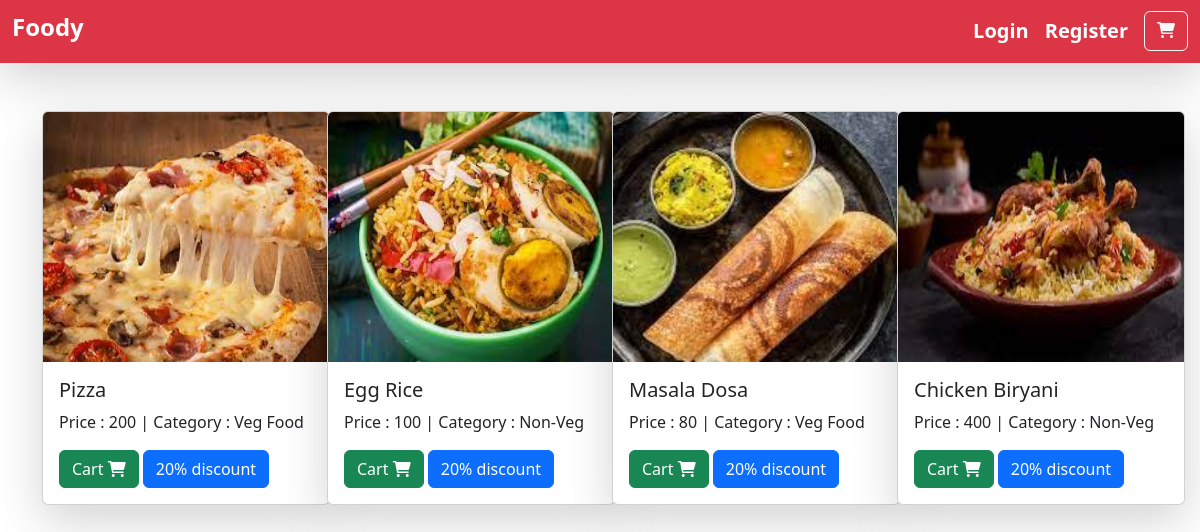
The page / on the database its author committed.
### foody/models.py (models this page shows, shortened)
class BaseModel(models.Model):
    uid = models.UUIDField(default = uuid.uuid4, editable = False, primary_key = True)
    created_at = models.DateField(auto_now_add = True)
    updated_at = models.DateField(auto_now_add = True)
    class Meta:
        abstract = True

class Food(BaseModel):
    category = models.ForeignKey(FoodCategory, on_delete = models.CASCADE, related_name = 'food')
    food_name = models.CharField(max_length =  100)
    price = models.IntegerField(default = 100)
    image = models.ImageField(upload_to = 'food')

class FoodCategory(BaseModel):
    category_name = models.CharField(max_length = 100)

### foody/views.py (the view)
# urls.py: 2. Add a URL to urlpatterns:  path('', views.home, name='home')
def home(request):
    food = Food.objects.all()
    context = {'food' : food }
    return render(request, 'home.html', context)

### foody/templates/home.html
{% extends "base.html" %}
{% block start %}
<div class="container mt-5 gap-3">
	<div class="row">
		{% for item in food %}
		<div class="col-md-3 gap-3">
			<div class="card shadow-lg" style="width: 18rem;">
				<img src="/media/{{ item.image }}" style="height: 250px;" class="card-img-top" alt="...">
				<div class="card-body">
				<h5 class="card-title">{{ item.food_name }}</h5>
				<p>Price : {{ item.price }} | Category : {{ item.category.category_name }}</p>
				<a href="{% url 'add_to_cart' item.uid %}" class="btn btn-success">Cart <i class="fa-solid fa-cart-shopping"></i></a>
				<a href="#" class="btn btn-primary">20% discount</a>
				</div>
			</div>
		</div>
		{% endfor %}
	</div>
</div>
{% endblock %}

### foody/templates/base.html (shortened to what this page needs)
<!doctype html>
<html lang="en">
<head>
	<link href="https://cdn.jsdelivr.net/npm/bootstrap@5.3.2/dist/css/bootstrap.min.css" rel="stylesheet"
>
	<link rel="stylesheet" href="https://cdnjs.cloudflare.com/ajax/libs/font-awesome/6.0.0/css/all.min.css">
</head>
<body>
	<nav class="navbar navbar-dark bg-danger shadow-lg">
		<div class="container-fluid position-relative">
			<a href="/" class="navbar-brand"><h4><b>Foody</b></h4></a>
			<div class="d-flex">
				{% if request.user.is_authenticated %}
					<a href="/" class="btn btn-outline-light"><b>Dashboard</b></a>
				{% else %}
					<a href="{% url 'login' %}" class="navbar-brand"><b>Login</b></a>
					<a href="{% url 'register' %}" class="navbar-brand"><b>Register</b></a>
				{% endif %}
				<a href="{% url 'cart' %}" class="btn btn-outline-light"><i class="fa-solid fa-cart-shopping"></i><b>  {{ request.user.cart_count }}</b></a>
			</div>
		</div>
	</nav>
	{% block start%}
	{% endblock %}
</body>
</html>

### rows shown on the page
Food: image (picture), food_name "Pizza", price "200", category.category_name "Veg Food"
Food: image (picture), food_name "Egg Rice", price "100", category.category_name "Non-Veg"
Food: image (picture), food_name "Masala Dosa", price "80", category.category_name "Veg Food"
Food: image (picture), food_name "Chicken Biryani", price "400", category.category_name "Non-Veg"
